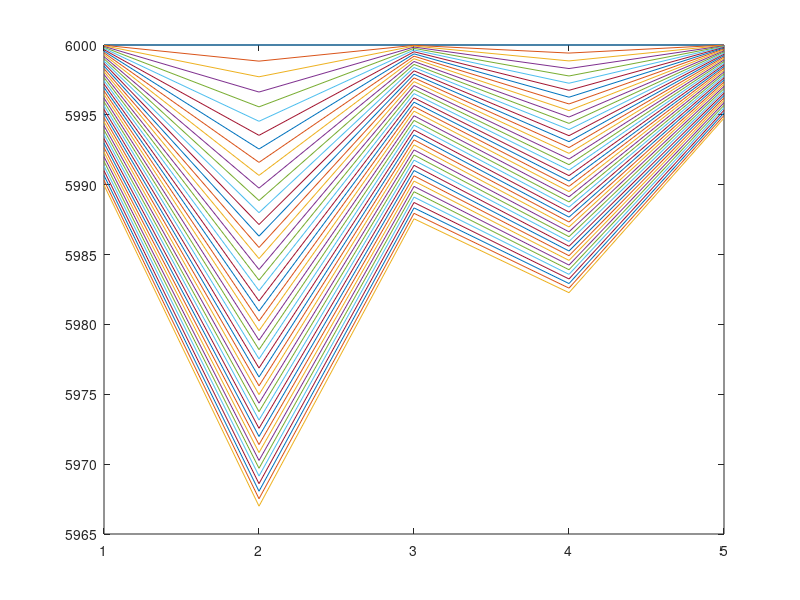

This figure's MATLAB source:
%Amir Mohyeddini

%comment
    
%noflow|_____|noflow

    %deltax
    %zarib
    %if i==1 left*pi
    %if i==N right*pi
%%%%%%%%%%%%%%%%%%%%%%%%%%%%%%%%%%%%%%%%%%%%%%%%%%%%%%%%%%%%%%%%%%%%%%%%%%

clc;
clear;
close all;

N=5;
phi=0.18;

deltax=zeros(1,N);
for i=1:N
   deltax(1,i)=1000; 
end
deltay=1000;
deltaz=75;
% permx=15;
permx=zeros(1,N);
for i=1:N
   permx(1,i)=15; 
    
end
% Bo=1;
co=3.5e-6;
Bo=@(p) 1;%1/(1+co*(p-4200));
muob=3.5;
pb=2635;
mu=@(p) 10;%muob*(p/pb)^(2.6*(p^1.187)*exp(-11.513+(-8.98e-5*p)));

zarib=zeros(N,N);%zarib
sabet=zeros(N,1);%sabet
deltat=1;
time=45;
nt=time/deltat;
pressure=zeros(nt,N);
pint=6000;
pressure(1,:)=pint;
betac=1.127e-3;
alphac=5.615;
Ax=deltay*deltaz;
vb=Ax.*deltax;


qsc=zeros(1,N);%q
qsc(4)=-5;
qsc(2)=-10;

for n=2:nt
   for i=1:N
       if i==1
           
         right=(betac*Ax*(deltax(1,i)+deltax(1,i+1))/(deltax(1,i)/permx(1,i)+deltax(1,i+1)/permx(1,i+1)))/(mu(1/2*(pressure(n-1,i)+pressure(n-1,i+1)))*Bo(1/2*(pressure(n-1,i)+pressure(n-1,i+1)))*(1/2*(deltax(1,i)+deltax(1,i+1))));
         left=(betac*Ax*(deltax(1,i)+deltax(1,i))/(deltax(1,i)/permx(1,i)+deltax(1,i)/permx(1,i)))/(mu(1/2*(pressure(n-1,i)+pressure(n-1,i)))*Bo(1/2*(pressure(n-1,i)+pressure(n-1,i)))*(1/2*(deltax(1,i)+deltax(1,i))));
         self=-2*(betac*Ax*permx(1,i))/(mu(pressure(n-1,i))*Bo(pressure(n-1,i))*(deltax(1,i)))-(vb(1,i)*phi*co)/(alphac*Bo(pressure(n-1,i))*deltat);  
         zarib(i,i+1)=right;
         zarib(i,i)=self+left;
         sabet(i,1)=-qsc(i)-(vb(1,i)*phi*co)/(alphac*Bo(pressure(n-1,i))*deltat)*pressure(n-1,i);
           
       elseif i==N
         right=(betac*Ax*(deltax(1,i)+deltax(1,i))/(deltax(1,i)/permx(1,i)+deltax(1,i)/permx(1,i)))/(mu(1/2*(pressure(n-1,i)+pressure(n-1,i)))*Bo(1/2*(pressure(n-1,i)+pressure(n-1,i)))*(1/2*(deltax(1,i)+deltax(1,i))));
         left=(betac*Ax*(deltax(1,i)+deltax(1,i-1))/(deltax(1,i)/permx(1,i)+deltax(1,i-1)/permx(1,i-1)))/(mu(1/2*(pressure(n-1,i)+pressure(n-1,i-1)))*Bo(1/2*(pressure(n-1,i)+pressure(n-1,i-1)))*(1/2*(deltax(1,i)+deltax(1,i-1))));
         self=-2*(betac*Ax*permx(1,i))/(mu(pressure(n-1,i))*Bo(pressure(n-1,i))*(deltax(1,i)))-(vb(1,i)*phi*co)/(alphac*Bo(pressure(n-1,i))*deltat); 
         zarib(i,i-1)=left;
         zarib(i,i)=self+right;
         sabet(i,1)=-qsc(i)-(vb(1,i)*phi*co)/(alphac*Bo(pressure(n-1,i))*deltat)*pressure(n-1,i);
       else
         right=(betac*Ax*(deltax(1,i)+deltax(1,i+1))/(deltax(1,i)/permx(1,i)+deltax(1,i+1)/permx(1,i+1)))/(mu(1/2*(pressure(n-1,i)+pressure(n-1,i+1)))*Bo(1/2*(pressure(n-1,i)+pressure(n-1,i+1)))*(1/2*(deltax(1,i)+deltax(1,i+1))));
         left=(betac*Ax*(deltax(1,i)+deltax(1,i-1))/(deltax(1,i)/permx(1,i)+deltax(1,i-1)/permx(1,i-1)))/(mu(1/2*(pressure(n-1,i)+pressure(n-1,i-1)))*Bo(1/2*(pressure(n-1,i)+pressure(n-1,i-1)))*(1/2*(deltax(1,i)+deltax(1,i-1))));
         self=-2*(betac*Ax*permx(1,i))/(mu(pressure(n-1,i))*Bo(pressure(n-1,i))*(deltax(1,i)))-(vb(1,i)*phi*co)/(alphac*Bo(pressure(n-1,i))*deltat); 
         zarib(i,i+1)=right;
           zarib(i,i)=self;
           zarib(i,i-1)=left;
           sabet(i,1)=-qsc(i)-(vb(1,i)*phi*co)/(alphac*Bo(pressure(n-1,i))*deltat)*pressure(n-1,i);           
       end
       
      
   end
   %x=zarayeb^-1*sabet;
x=linsolve(zarib,sabet);
pressure(n,:)=x';

    
    
end

% for n=2:nt
%     (pressure(n,50))-(pressure(n-1,50));  %#ok
% end

for n=1:nt
   plot(pressure(n,:))
   hold on
end


% figure
% plot(pressure(:,50));

